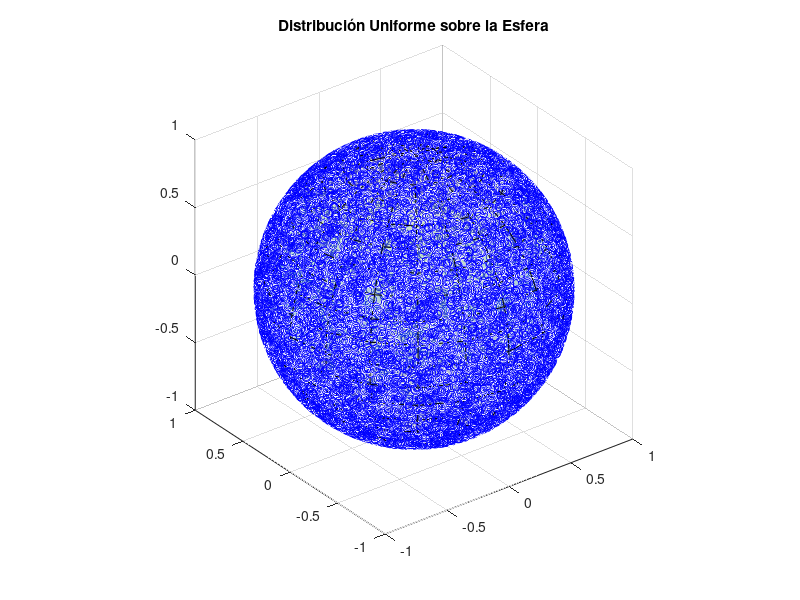

MATLAB code to generate this figure:
clear all

n = 10000; % Parámetro que representa el número de muestras, para hacer los resultados del ejemplo repetibles
rng(0,'twister')
%Genera un ángulo polar para cada punto en la esfera. 
%Estos valores están en el intervalo abierto $(-\pi/2,\pi/2)$, pero no están distribuidos uniformemente.
valores = 2*rand(n,1)-1;
polar = asin(valores);
%Genera un ángulo azimutal para cada punto en la esfera. 
%Estos valores están distribuidos uniformemente en el intervalo abierto %$(-\pi/2,\pi/2)$.
azimutal = 2*pi*rand(n,1);
%Genera un valor del radio para cada punto en la esfera. 
%Estos valores están en el intervalo abierto $(0,3)$, pero no están distribuidos uniformemente.
radio=ones(n,1);

%Convertir a coordenadas cartesianas 
    [x,y,z] = sph2cart(azimutal,polar,radio);   

% Graficar las muestras en una esfera (S_{2})
    plot3(x,y,z,'bo')
    title('Distribución Uniforme sobre la Esfera')
    hold on
    [x2,y2,z2] = sphere;
    obj= surf(x2,y2,z2);
    set(obj,'FaceAlpha',0.2)
    axis equal;
    grid on;
    hold off
